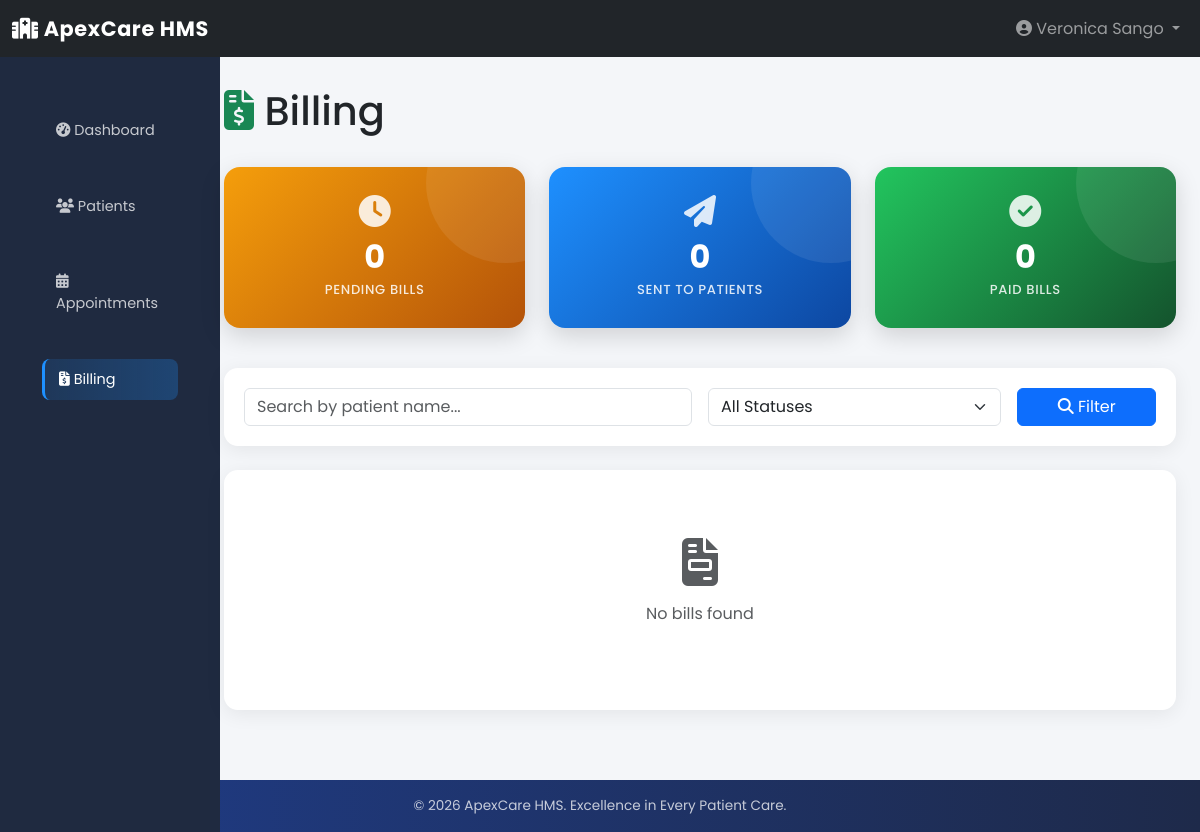
/billing/ (signed in), run on an earlier commit of the app's database.
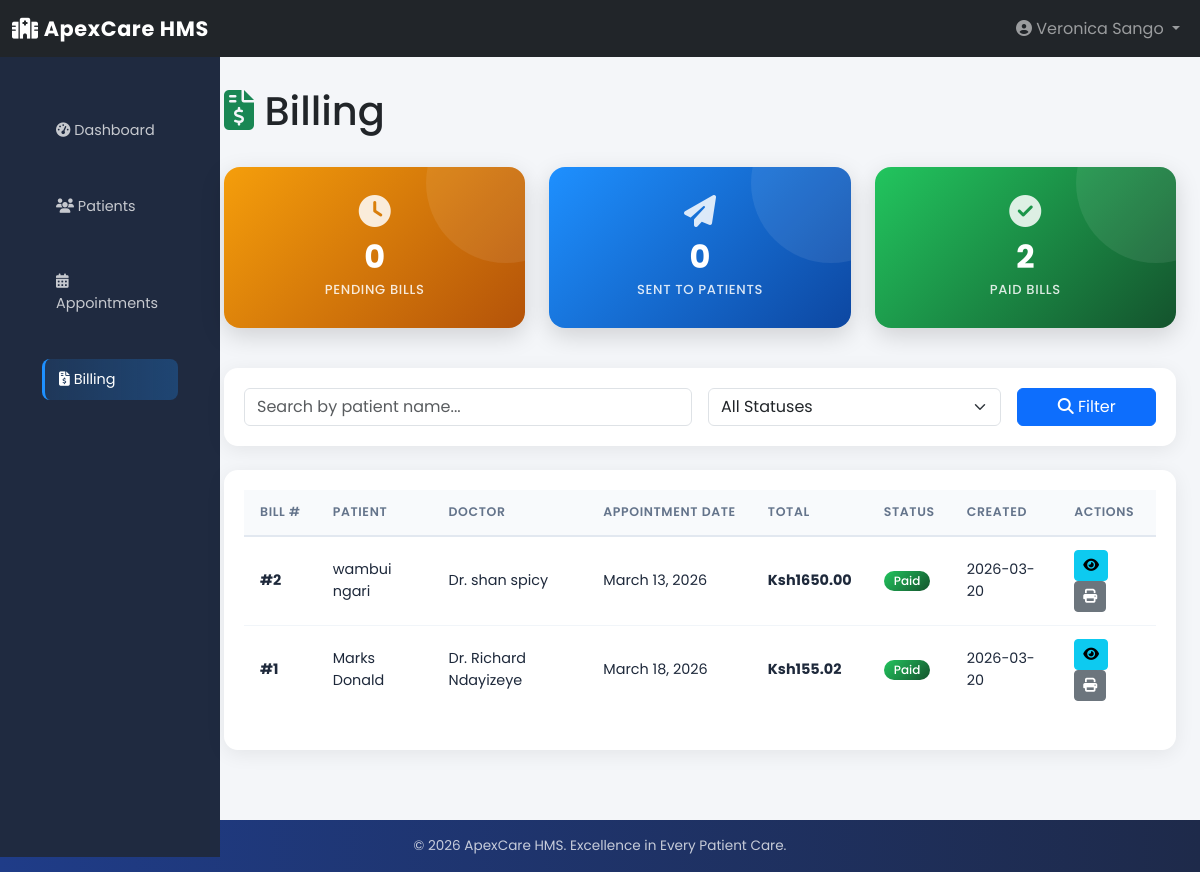
And on a later commit of the database.
### billing/models.py (models this page shows, shortened)
class Bill(models.Model):
    STATUS_CHOICES = [
        ('pending', 'Pending'),
        ('sent', 'Sent to Patient'),
        ('paid', 'Paid'),
        ('cancelled', 'Cancelled'),
    ]
    appointment = models.OneToOneField(
        "appointments.Appointment",
        on_delete=models.CASCADE,
        related_name='bill'
    )
    patient = models.ForeignKey(
        "patients.Patient",
        on_delete=models.CASCADE,
        related_name='bills'
    )
    doctor = models.ForeignKey(
        "doctors.Doctor",
        on_delete=models.CASCADE,
        related_name='bills'
    )
    status = models.CharField(
        max_length=20,
        choices=STATUS_CHOICES,
        default='pending'
    )
    discount = models.DecimalField(
        max_digits=10,
        decimal_places=2,
        default=0,
        help_text="Discount amount in dollars"
    )
    notes = models.TextField(blank=True, null=True)
    created_at = models.DateTimeField(auto_now_add=True)
    updated_at = models.DateTimeField(auto_now=True)
    paid_at = models.DateTimeField(blank=True, null=True)
    @property
    def subtotal(self):
        return sum(item.total for item in self.items.all())
    @property
    def total(self):
        return max(self.subtotal - self.discount, 0)
    class Meta:
        db_table = "billing_bill"
        verbose_name = "Bill"
        verbose_name_plural = "Bills"
        ordering = ["-created_at"]

class BillItem(models.Model):
    CATEGORY_CHOICES = [
        ('consultation', 'Consultation Fee'),
        ('lab', 'Lab Test'),
        ('medication', 'Medication'),
        ('procedure', 'Procedure'),
        ('other', 'Other'),
    ]
    bill = models.ForeignKey(
        Bill,
        on_delete=models.CASCADE,
        related_name='items'
    )
    category = models.CharField(
        max_length=20,
        choices=CATEGORY_CHOICES,
        default='consultation'
    )
    description = models.CharField(max_length=255)
    quantity = models.PositiveIntegerField(default=1)
    unit_price = models.DecimalField(max_digits=10, decimal_places=2)
    @property
    def total(self):
        return self.quantity * self.unit_price
    class Meta:
        db_table = "billing_bill_item"
        verbose_name = "Bill Item"
        verbose_name_plural = "Bill Items"

### patients/models.py (models this page shows, shortened)
class Patient(models.Model):
    GENDER_CHOICES = [
        ('male', 'Male'),
        ('female', 'Female'),
        ('other', 'Other'),
    ]
    BLOOD_TYPE_CHOICES = [
        ('O+', 'O+'), ('O-', 'O-'),
        ('A+', 'A+'), ('A-', 'A-'),
        ('B+', 'B+'), ('B-', 'B-'),
        ('AB+', 'AB+'), ('AB-', 'AB-'),
    ]
    user = models.OneToOneField(
        User,
        on_delete=models.CASCADE,
        related_name='patient_profile'
    )
    first_name = models.CharField(max_length=100)
    last_name = models.CharField(max_length=100)
    date_of_birth = models.DateField()
    gender = models.CharField(
        max_length=10,
        choices=GENDER_CHOICES
    )
    contact = models.CharField(
        max_length=20,
        validators=[
            RegexValidator(
                regex=r'^\+?\d{9,15}Ksh',
                message='Enter a valid phone number'
            )
        ]
    )
    email = models.EmailField(blank=True, null=True)
    address = models.TextField(blank=True, null=True)
    county = models.CharField(max_length=100, blank=True, null=True)
    blood_type = models.CharField(
        max_length=5,
        choices=BLOOD_TYPE_CHOICES,
        blank=True,
        null=True
    )
    emergency_contact = models.CharField(max_length=20, blank=True, null=True)
    emergency_contact_name = models.CharField(max_length=100, blank=True, null=True)
    medical_history = models.TextField(blank=True, null=True)
    allergies = models.TextField(blank=True, null=True)
    created_at = models.DateTimeField(auto_now_add=True)
    updated_at = models.DateTimeField(auto_now=True)
    class Meta:
        db_table = "patients_patient"
        verbose_name = "Patient"
        verbose_name_plural = "Patients"
        ordering = ["-created_at"]

### doctors/models.py (models this page shows, shortened)
class Doctor(models.Model):
    phone_validator = RegexValidator(
        regex=r'^\+?\d{9,15}Ksh',
        message='Enter a valid phone number'
    )
    user = models.OneToOneField(
        User,
        on_delete=models.CASCADE,
        related_name='doctor_profile'
    )
    first_name = models.CharField(max_length=100)
    last_name = models.CharField(max_length=100)
    specialization = models.CharField(max_length=100)
    license_number = models.CharField(
        max_length=50,
        unique=True
    )
    contact = models.CharField(
        max_length=20,
        validators=[phone_validator]
    )
    email = models.EmailField(blank=True, null=True)
    consultation_fee = models.DecimalField(
        max_digits=10,
        decimal_places=2,
        default=0
    )
    availability = models.TextField(
        blank=True,
        null=True,
        help_text="Example: Monday–Friday 9AM–5PM"
    )
    bio = models.TextField(blank=True, null=True)
    is_available = models.BooleanField(default=True)
    created_at = models.DateTimeField(auto_now_add=True)
    updated_at = models.DateTimeField(auto_now=True)
    class Meta:
        db_table = "doctors_doctor"
        verbose_name = "Doctor"
        verbose_name_plural = "Doctors"
        ordering = ["specialization", "last_name"]

### appointments/models.py (models this page shows, shortened)
class Appointment(models.Model):
    STATUS_CHOICES = [
        ('pending', 'Pending'),
        ('confirmed', 'Confirmed'),
        ('scheduled', 'Scheduled'),
        ('completed', 'Completed'),
        ('cancelled', 'Cancelled'),
        ('referred', 'Referred'),
    ]
    patient = models.ForeignKey(
        "patients.Patient",
        on_delete=models.CASCADE,
        related_name="appointments"
    )
    doctor = models.ForeignKey(
        "doctors.Doctor",
        on_delete=models.CASCADE,
        related_name="appointments"
    )
    appointment_date = models.DateField()
    appointment_time = models.TimeField()
    reason = models.CharField(max_length=255, blank=True, null=True)
    notes = models.TextField(blank=True, null=True)
    status = models.CharField(
        max_length=20,
        choices=STATUS_CHOICES,
        default='pending'
    )
    created_by = models.ForeignKey(
        User,
        on_delete=models.SET_NULL,
        null=True,
        related_name="created_appointments"
    )
    created_at = models.DateTimeField(auto_now_add=True)
    updated_at = models.DateTimeField(auto_now=True)
    class Meta:
        db_table = "appointments_appointment"
        verbose_name = "Appointment"
        verbose_name_plural = "Appointments"
        ordering = ["-appointment_date", "-appointment_time"]
        unique_together = ["patient", "doctor", "appointment_date", "appointment_time"]

### billing/views.py (the view)
# urls.py: path('', views.bill_list, name='bill_list'),
@login_required
@check_role('receptionist')
def bill_list(request):
    role = request.user.profile.role
    if role == 'admin':
        bills = Bill.objects.all().select_related('patient', 'doctor', 'appointment')
    else:
        bills = Bill.objects.all().select_related('patient', 'doctor', 'appointment')
    status_filter = request.GET.get('status', '')
    if status_filter:
        bills = bills.filter(status=status_filter)
    search = request.GET.get('search', '')
    if search:
        bills = bills.filter(
            patient__first_name__icontains=search
        ) | bills.filter(
            patient__last_name__icontains=search
        )
    context = {
        'bills': bills,
        'status_filter': status_filter,
        'search': search,
        'total_pending': Bill.objects.filter(status='pending').count(),
        'total_sent': Bill.objects.filter(status='sent').count(),
        'total_paid': Bill.objects.filter(status='paid').count(),
    }
    return render(request, 'billing/bill_list.html', context)

### core/views.py (called while the page is built)
def check_role(role):
    def decorator(view_func):
        @wraps(view_func)
        def wrapper(request, *args, **kwargs):
            if not request.user.is_authenticated:
                return redirect('core:login')
            if request.user.profile.role != role and request.user.profile.role != 'admin':
                return redirect('core:dashboard')
            return view_func(request, *args, **kwargs)
        return wrapper
    return decorator

### billing/templates/billing/bill_list.html (shortened to what this page needs)
{% extends 'base.html' %}
{% block content %}
<div class="d-flex justify-content-between align-items-center mb-4">
    <h1><i class="fas fa-file-invoice-dollar text-success"></i> Billing</h1>
</div>
<div class="row mb-4">
    <div class="col-md-4 mb-3">
        <div class="stat-card orange">
            <i class="fas fa-clock fa-2x"></i>
            <div class="stat-value">{{ total_pending }}</div>
            <div class="stat-label">Pending Bills</div>
        </div>
    </div>
    <div class="col-md-4 mb-3">
        <div class="stat-card blue">
            <i class="fas fa-paper-plane fa-2x"></i>
            <div class="stat-value">{{ total_sent }}</div>
            <div class="stat-label">Sent to Patients</div>
        </div>
    </div>
    <div class="col-md-4 mb-3">
        <div class="stat-card green">
            <i class="fas fa-check-circle fa-2x"></i>
            <div class="stat-value">{{ total_paid }}</div>
            <div class="stat-label">Paid Bills</div>
        </div>
    </div>
</div>
<div class="card mb-4">
    <div class="card-body">
        <form method="get" class="row g-3 align-items-end">
            <div class="col-md-6">
                <input type="text" class="form-control" name="search"
                       value="{{ search }}" placeholder="Search by patient name...">
            </div>
            <div class="col-md-4">
                <select class="form-select" name="status">
                    <option value="">All Statuses</option>
                </select>
            </div>
            <div class="col-md-2">
                <button type="submit" class="btn btn-primary w-100">
                    <i class="fas fa-search"></i> Filter
                </button>
            </div>
        </form>
    </div>
</div>
<div class="card">
    <div class="card-body">
        {% if bills %}
        <div class="table-responsive">
            <table class="table table-hover">
                <thead>
                    <tr>
                        <th>Bill #</th>
                        <th>Patient</th>
                        <th>Doctor</th>
                        <th>Appointment Date</th>
                        <th>Total</th>
                        <th>Status</th>
                        <th>Created</th>
                        <th>Actions</th>
                    </tr>
                </thead>
                <tbody>
                    {% for bill in bills %}
                    <tr>
                        <td><strong>#{{ bill.id }}</strong></td>
                        <td>{{ bill.patient.first_name }} {{ bill.patient.last_name }}</td>
                        <td>Dr. {{ bill.doctor.first_name }} {{ bill.doctor.last_name }}</td>
                        <td>{{ bill.appointment.appointment_date }}</td>
                        <td><strong>Ksh{{ bill.total }}</strong></td>
                        <td>
                            <span class="badge badge-{{ bill.status }}">
                                {{ bill.get_status_display }}
                            </span>
                        </td>
                        <td>{{ bill.created_at|date:'Y-m-d' }}</td>
                        <td>
                            <a href="{% url 'billing:bill_detail' bill.id %}"
                               class="btn btn-sm btn-info" title="View">
                                <i class="fas fa-eye"></i>
                            </a>
                            <a href="{% url 'billing:bill_print' bill.id %}"
                               class="btn btn-sm btn-secondary" title="Print" target="_blank">
                                <i class="fas fa-print"></i>
                            </a>
                        </td>
                    </tr>
                    {% endfor %}
                </tbody>
            </table>
        </div>
        {% else %}
        <p class="text-muted text-center py-5">
            <i class="fas fa-file-invoice fa-3x mb-3 d-block"></i>
            No bills found
        </p>
        {% endif %}
    </div>
</div>
{% endblock %}

What changed in the data, as far as the page shows it:
added Bill: id "2", patient.first_name "wambui", patient.last_name "ngari", doctor.first_name "shan", doctor.last_name "spicy", appointment.appointment_date "March 13, 2026", total "1650.00", status "Paid", created_at "2026-03-20"
added Bill: id "1", patient.first_name "Marks", patient.last_name "Donald", doctor.first_name "Richard", doctor.last_name "Ndayizeye", appointment.appointment_date "March 18, 2026", total "155.02", status "Paid", created_at "2026-03-20"
Also different on the page:
{{ total_paid }}: "0" → "2"
text no longer shown: "No bills found"
text now shown: "BILL # PATIENT DOCTOR APPOINTMENT DATE TOTAL STATUS CREATED ACTIONS"
